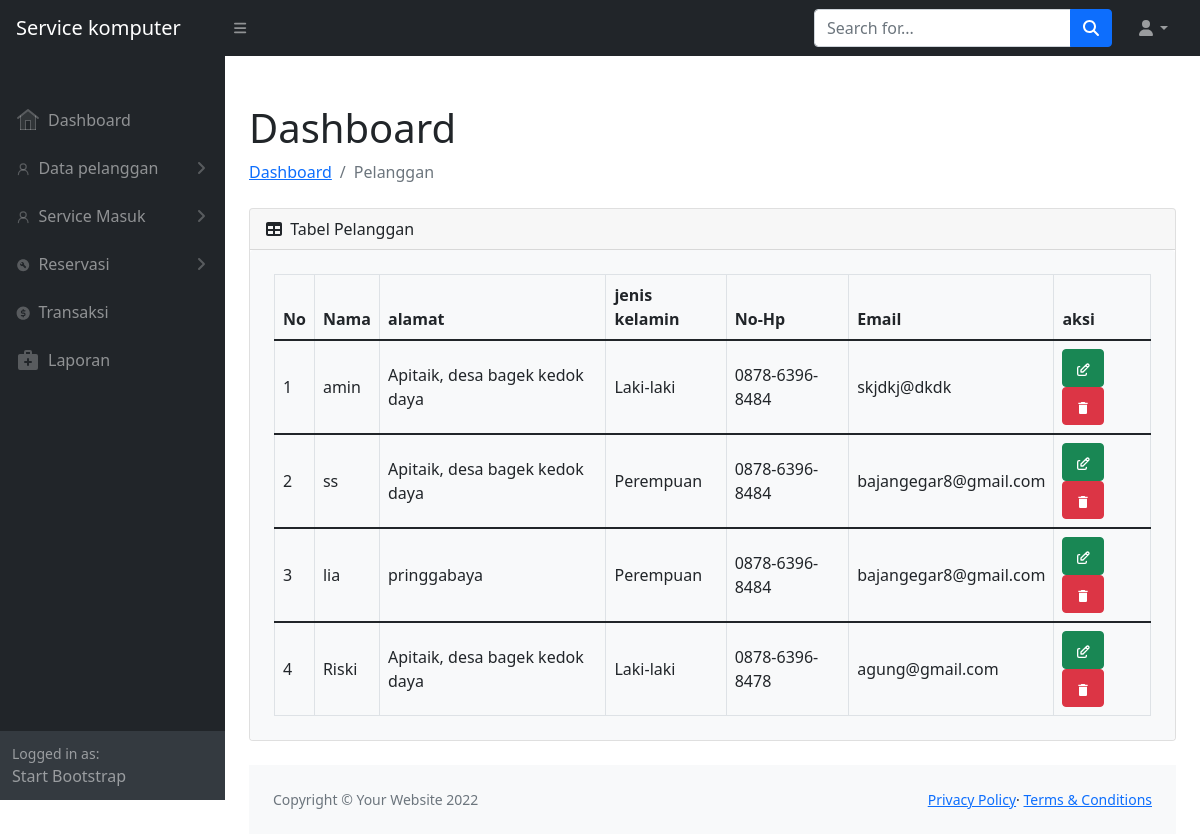
/pelanggan-data.php, run on the app's committed database.
### tables this page shows
CREATE TABLE `tb_pelanggan` (
  `id_pelanggan` int(11) NOT NULL,
  `nama` varchar(100) NOT NULL,
  `jenis_kelamin` varchar(100) NOT NULL,
  `alamat` varchar(100) NOT NULL,
  `no_hp` varchar(100) NOT NULL,
  `email` varchar(100) NOT NULL
);

### pelanggan-data.php (the view, shortened to what this page needs)
<?php
include "database.php";
$database = new Database();
$data_service = $database->Data_Pelanggan();
include "header.php";
?>
<div class="container-fluid pt-4 px-4">
    <h1 class="mt-4">Dashboard</h1>
        <ol class="breadcrumb mb-4">
            <li class="breadcrumb-item"><a href="index-admin.php">Dashboard</a></li>
            <li class="breadcrumb-item active">Pelanggan</li>
        </ol>
        <div class="card mb-4">
            <div class="card-header">
                <i class="fas fa-table me-1"></i>
                Tabel Pelanggan
        </div>
    <div class="col-12">
        <div class="bg-light rounded h-100 p-4">
            <div class="table-responsive">
                    <table class="table text-start align-middle table-bordered table-hover mb-0">
                        <thead>
                            <tr>
                                <th scope="col">No</th>
                                <th scope="col">Nama</th>
                                <th scope="col">alamat</th>
                                <th scope="col">jenis kelamin</th>
                                <th scope="col">No-Hp</th>
                                <th scope="col">Email</th>
                                <th scope="col">aksi</th>
                            </tr>
                        </thead>
                        <?php
                            $no = 1;
                            foreach($data_service as $data){
                        ?>
                        <tbody>
                            <tr>
                                <td><?= $no++?></td>
                                <td><?= $data['nama']?></td>
                                <td><?= $data['alamat']?></td>
                                <td><?= $data['jenis_kelamin']?></td>
                                <td><?= $data['no_hp']?></td>
                                <td><?= $data['email']?></td>
                                <td>
                                    <a href="pelanggan-edit.php?id_pelanggan=<?= $data['id_pelanggan']; ?>&aksi=edit" class="btn btn-success">
                                        <i></i>
                                    </a>
                                    <a href="proses.php?id_pelanggan=<?= $data['id_pelanggan']; ?>&aksi=hapus"
                                            onclick="return confirm('Anda yakin ingin menghapus data ini?')" class="btn btn-danger">
                                        <i><svg xmlns="http://www.w3.org/2000/svg" width="1em" height="1em" viewBox="0 0 24 24"><path fill="currentColor" d="M6 19c0 1.1.9 2 2 2h8c1.1 0 2-.9 2-2V7H6zM19 4h-3.5l-1-1h-5l-1 1H5v2h14z"/></svg></i>
                                    </a>
                                </td>
                            </tr>
                        </tbody>
                        <?php
                        }
                        ?>
                    </table>
                </div>
            </div>
    </div>
</div>
<?php
include "footer.php";
?>

### data on the page
tb_pelanggan: nama "amin", alamat "Apitaik, desa bagek kedok daya", jenis_kelamin "Laki-laki", no_hp "0878-6396-8484", email "skjdkj@dkdk"
tb_pelanggan: nama "ss", alamat "Apitaik, desa bagek kedok daya", jenis_kelamin "Perempuan", no_hp "0878-6396-8484", email "bajangegar8@gmail.com"
tb_pelanggan: nama "lia", alamat "pringgabaya", jenis_kelamin "Perempuan", no_hp "0878-6396-8484", email "bajangegar8@gmail.com"
tb_pelanggan: nama "Riski", alamat "Apitaik, desa bagek kedok daya", jenis_kelamin "Laki-laki", no_hp "0878-6396-8478", email "agung@gmail.com"
